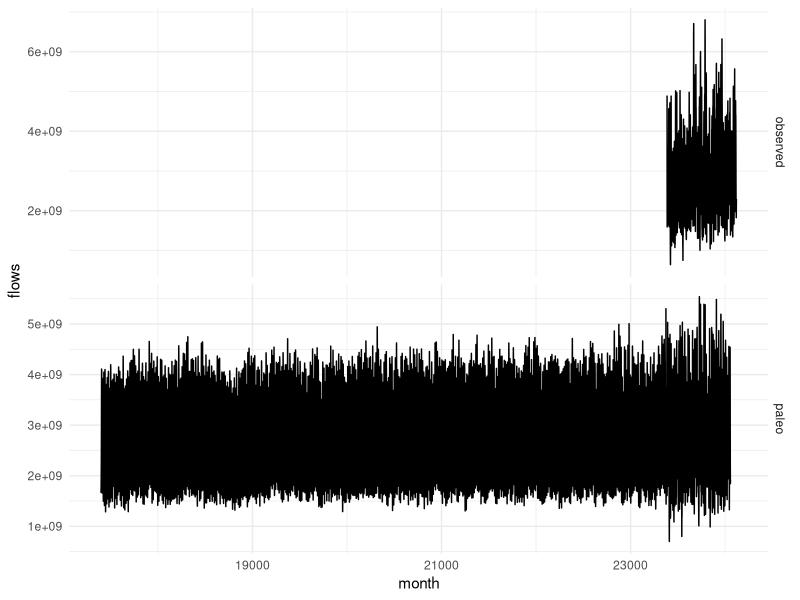

The R script that drew this image:
library(ggplot2)

setwd("~/research/water/awash6/analyses")

df <- read.csv("paleohist.csv")

ggplot(df, aes(month, flows)) +
    facet_grid(dataset ~ ., scales="free") +
    geom_line() + theme_minimal()
